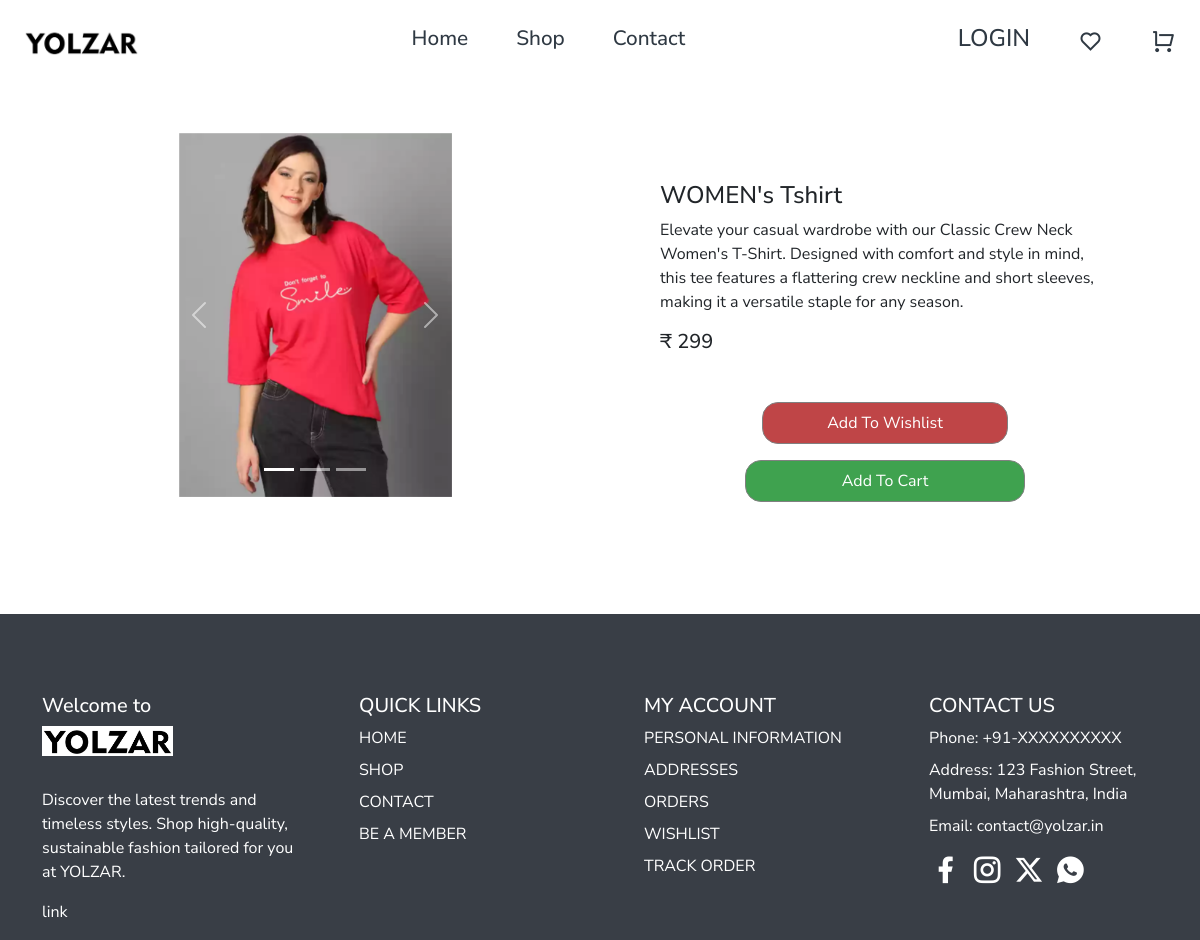
/shoppage/3, run on the app's committed database.
### fashionapp/models.py (models this page shows, shortened)
class Product (models.Model):
    p_img1 = models.ImageField(default='',upload_to="image")
    p_img2 = models.ImageField(default='',upload_to="image")
    p_img3 = models.ImageField(default='',upload_to="image")
    p_name = models.CharField(max_length=30)
    p_price = models.IntegerField()
    p_description = models.TextField(max_length=300)
    category = models.ForeignKey(Category,on_delete=models.CASCADE)
    class Meta:
        db_table = 'product'

### fashionapp/views.py (the view)
# urls.py: path('shoppage/<int:pro>',v.shoppage_view,name='shoppage'),
def shoppage_view(request,pro):
    pl = Product.objects.filter(id=pro)
    context  = {
        'pl':pl
    }
    return render(request,"shopage.html",context)

### fashionapp/templates/shopage.html (shortened to what this page needs)
<!DOCTYPE html>
<html lang="en">
<head>
</head>
<body>
    {% include "navbar.html"%}
    <div class="shoppage-main mt-5">
        <div class="container">
            <div class="row d-flex align-items-center justify-content-center">
                {% for i in pl%}
                   <div class="shppage-product-main d-flex align-items-center justify-content-center">
                        <div class="row">
                            <div class="col-sm-6 d-flex  justify-content-center">
                              <div class="shoppage-image ">
                                <div id="carouselExampleIndicators" class="carousel slide">
                                    <div class="carousel-indicators">
                                      <button type="button" data-bs-target="#carouselExampleIndicators" data-bs-slide-to="0" class="active" aria-current="true" aria-label="Slide 1"></button>
                                      <button type="button" data-bs-target="#carouselExampleIndicators" data-bs-slide-to="1" aria-label="Slide 2"></button>
                                      <button type="button" data-bs-target="#carouselExampleIndicators" data-bs-slide-to="2" aria-label="Slide 3"></button>
                                    </div>
                                    <div class="carousel-inner ">
                                      <div class="carousel-item active shoppage-item ">
                                        <img src="{{i.p_img1.url}}" class="d-block w-100  " alt="...">
                                      </div>
                                    </div>
                                    <button class="carousel-control-prev" type="button" data-bs-target="#carouselExampleIndicators" data-bs-slide="prev">
                                      <span class="carousel-control-prev-icon" aria-hidden="true"></span>
                                    </button>
                                    <button class="carousel-control-next" type="button" data-bs-target="#carouselExampleIndicators" data-bs-slide="next">
                                      <span class="carousel-control-next-icon" aria-hidden="true"></span>
                                    </button>
                                  </div>
                              </div>
                            </div>
                            <div class="col-sm-6">
                                <div class="shoppage-product-content p-5">
                                    <h4>{{i.p_name}}</h4>
                                    <p>{{i.p_description}}</p>
                                    <h5>₹ {{i.p_price}}</h5>
                                    <div class="shoppage-addtocart d-flex flex-column align-items-center justify-content-center mt-5">
                                      <a href="{% url 'addtowishlist' i.id %}"><button class="shoppage-wishlist">add to wishlist</button></a>
                                      <a href="{% url 'addtocart' i.id  %}"><button  class="shoppage-cart m-3">add to cart</button></a>
                                    </div>
                                </div>
                            </div>
                        </div>
                   </div>
                {% endfor %}
            </div>
        </div>
    </div>
    {% include "footer.html"%}
</body>
</html>

### fashionapp/static/css/style.css (style rules this page uses)
* { font-family: "Nunito Sans", sans-serif; }
* { margin:0; padding:0; box-sizing: border-box; }
html,body { background-color:#f7f7f7; width: 100%; height: 100%; }
.carousel-item { position: relative; }
.shoppage-wishlist { padding: 0.5rem; padding-left: 4rem; padding-right: 4rem; border: 1px solid gray; border-radius: 1rem; text-transform: capitalize; background-color:#BF4547; color: white; }
.shoppage-cart { padding: 0.5rem; padding-left: 6rem; padding-right: 6rem; background-color:#3FA24F; border: 1px solid gray; border-radius: 1rem; text-transform: capitalize; color: white; }
.shoppage-image { width: 50%; height: 50%; }

### data on the page
Product: p_img1 (picture), p_name "WOMEN's Tshirt", p_description "Elevate your casual wardrobe with our Classic Crew Neck Women's T-Shirt. Designed with comfort and style in mind, this tee features a flattering crew neckline and short sleeves, making it a versatile staple for any season.", p_price "299"
